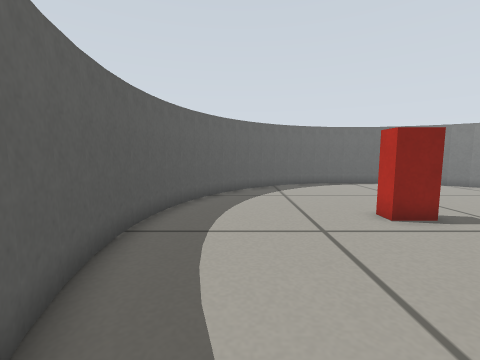
view 1 (above)

12 first-person views from a walk through a Gazebo world. The camera is 0.36 m above the floor, tilts 6° down and sees 90° across. The floor is counted in squares, 0.2 m on a side. Each view is taken from the middle of a square. On the plan, view 1 faces up. The plan holds only what a view shows up to about 14 squares ahead; the rest is blank.

view 2
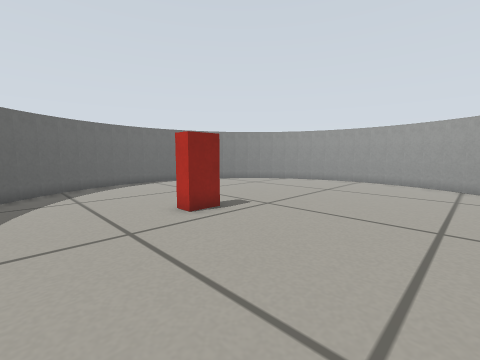

view 3
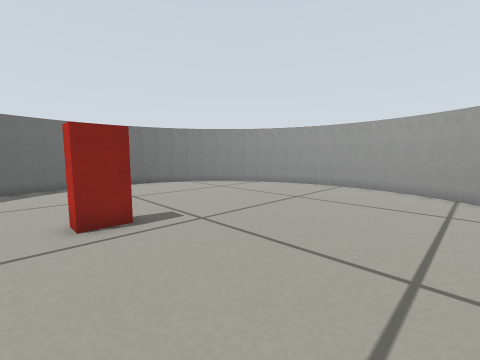

view 4
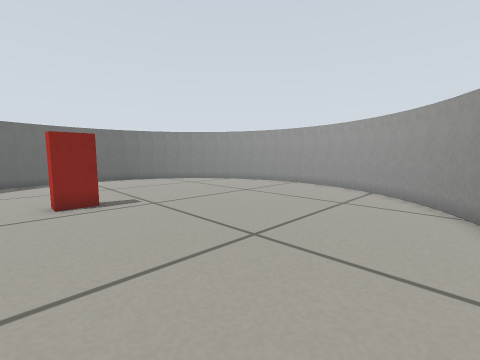

view 5
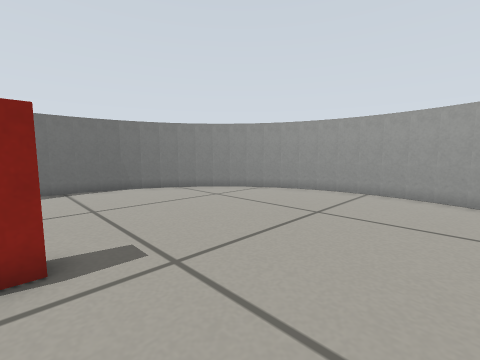

view 6
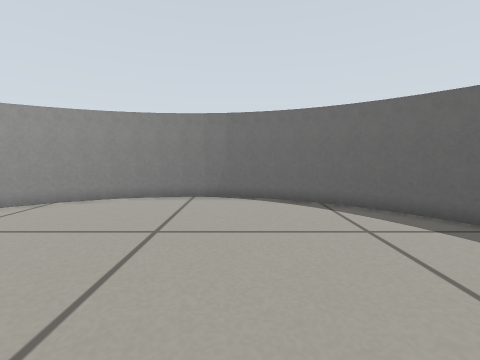

view 7
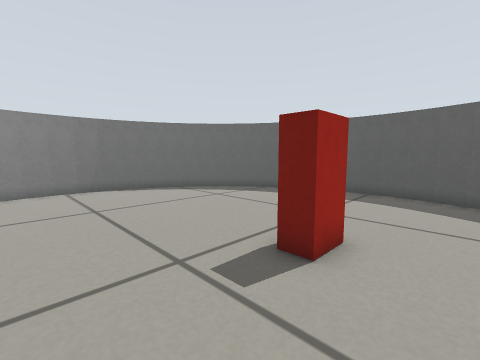

view 8
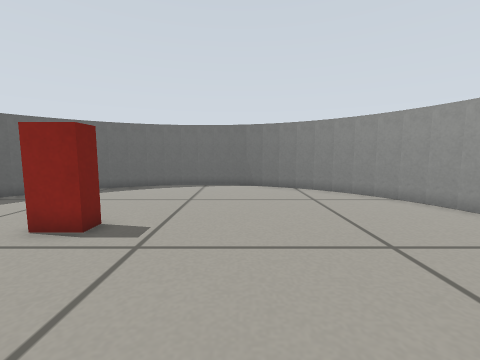

view 9
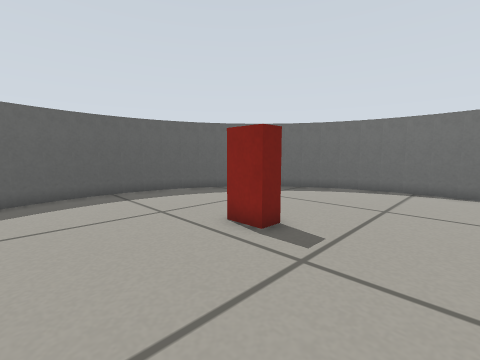

view 10
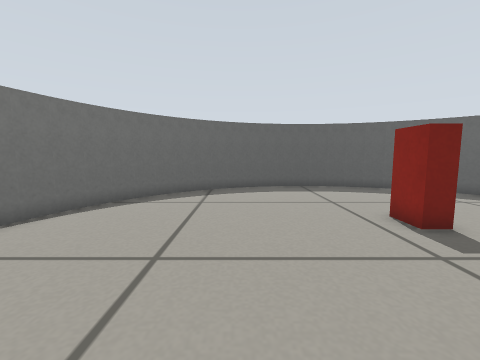

view 11
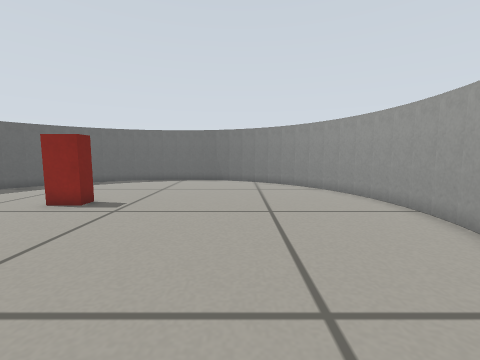

view 12
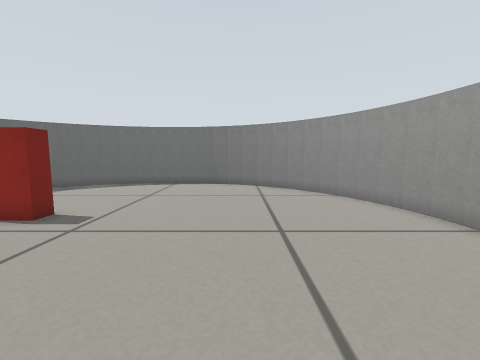

### Floor plan
Points are (right, up) in squares from view 1. A wall is a line through its corners. A room is listed if a view was taken in it or the views show most of it. See-through windows are left out.
Room 1 (views 1, 2, 3, 4, 5, 6, 7, 8, 9, 10, 11, 12)
walls: (3.8, 14.6) (2.8, 14.3); (4.7, 14.9) (3.7, 14.6); (5.7, 15.1) (4.6, 14.9); (6.6, 15.2) (5.5, 15.1); (7.5, 15.2) (6.5, 15.2); (9.4, 14.9) (8.4, 15.1); (8.5, 15.1) (7.4, 15.2); (10.4, 14.6) (9.3, 14.9); (2.9, 14.3) (1.9, 13.8); (1.3, 13.3) (0.5, 12.7); (2.1, 13.9) (1.1, 13.2); (11.2, 14.3) (10.3, 14.6); (12.1, 13.8) (11.1, 14.3); (12.8, 13.3) (12, 13.8); (13.6, 12.6) (12.7, 13.3); (0.6, 12.8) (-0.2, 12); (-0.1, 12.1) (-0.8, 11.2); (-0.8, 11.3) (-1.3, 10.5) (-1.8, 9.6); (15.8, 9.6) (15.3, 10.5); (15.4, 10.5) (14.8, 11.3) (14.2, 12) (13.5, 12.7); (-1.8, 9.7) (-2.1, 8.8); (-2.1, 8.9) (-2.4, 7.8); (16.2, 8.7) (15.8, 9.7); (-2.4, 8) (-2.6, 6.9); (16.6, 6.8) (16.4, 7.9); (16.5, 7.7) (16.1, 8.8); (-2.6, 7) (-2.7, 5.9); (-2.7, 6) (-2.7, 5); (16.7, 5.8) (16.6, 7); (-2.7, 5.1) (-2.6, 4.1) (-2.4, 3.1); (16.7, 5) (16.7, 6); (16.6, 4) (16.7, 5.1); (-2.4, 3.2) (-2.1, 2.2); (16.1, 2.2) (16.4, 3.1) (16.6, 4.1); (-2.2, 2.4) (-1.8, 1.3); (-1.8, 1.4) (-1.3, 0.5); (15.7, 1.2) (16.2, 2.3); (15.3, 0.5) (15.8, 1.4); (-1.4, 0.6) (-0.8, -0.3); (14.7, -0.4) (15.4, 0.5); (14.1, -1.1) (14.9, -0.2); (-0.9, -0.2) (-0.2, -1.1); (-0.2, -1) (0.5, -1.7); (13.5, -1.7) (14.2, -1); (1.1, -2.2) (2.1, -2.9); (10.2, -3.6) (11.2, -3.3); (2, -2.8) (2.8, -3.3); (0.4, -1.7) (1.3, -2.4); (3.7, -3.6) (4.7, -3.9); (12.7, -2.4) (13.6, -1.7); (2.7, -3.2) (3.8, -3.7); (11.9, -2.9) (12.8, -2.3); (11.1, -3.3) (12.1, -2.8); (4.6, -3.9) (5.6, -4.1); (7.4, -4.2) (8.4, -4.1) (9.4, -3.9); (5.5, -4.1) (6.6, -4.2); (6.5, -4.2) (7.5, -4.2); (9.2, -4) (10.3, -3.6)
objects: red box (4, 7) to (5, 7)

Positions as (right, up) in squares from view 1, and headings:
1: (0, 0), facing up
2: (0, 0), facing up-right
3: (3, 0), facing up-right
4: (3, -3), facing up-right
5: (5, 2), facing up-right
6: (5, 6), facing down
7: (9, 9), facing down-left
8: (9, 1), facing up
9: (9, 2), facing up-left
10: (11, 2), facing left
11: (11, -2), facing up
12: (11, 0), facing up
